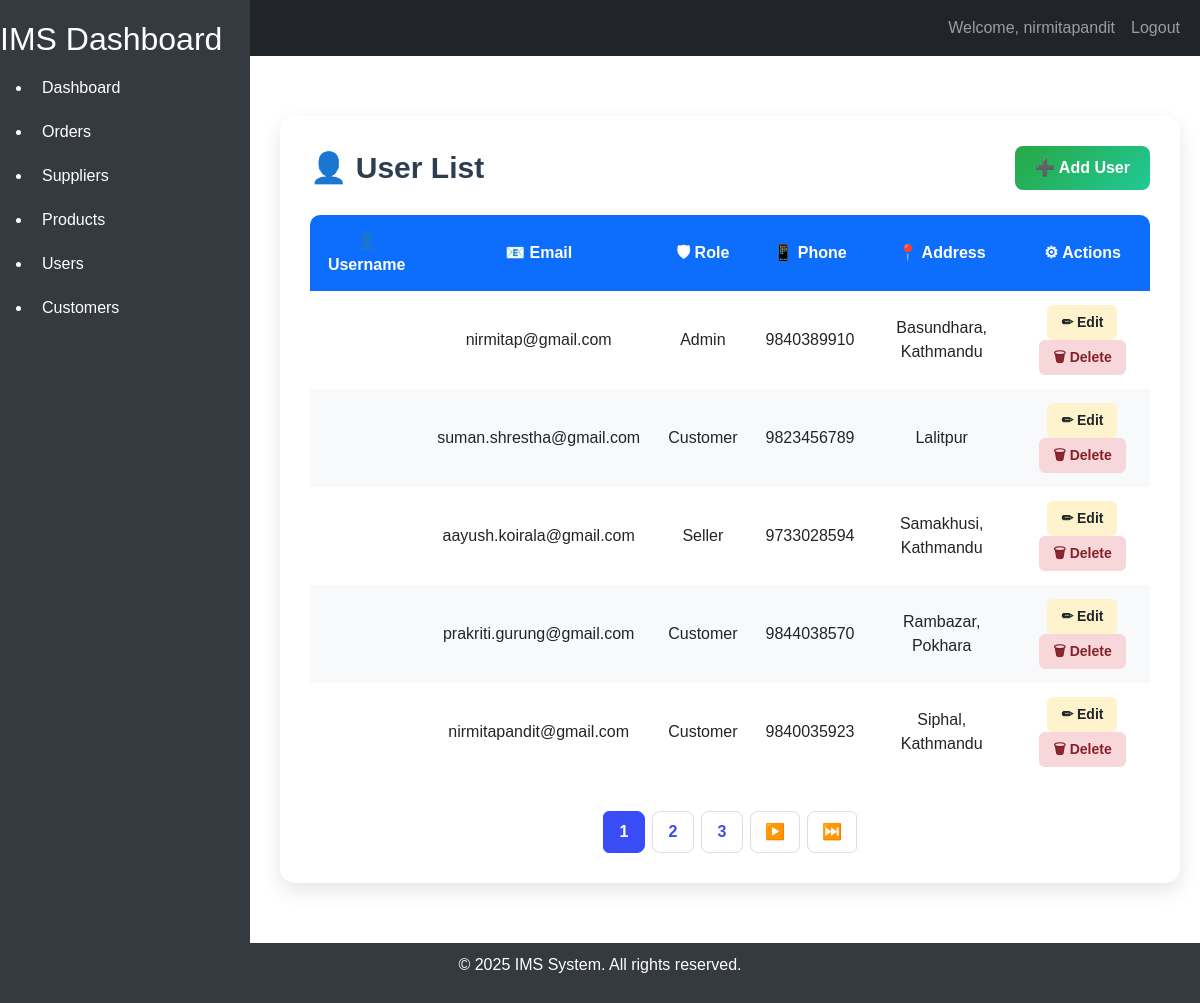
Page /user/users/ (signed in) on the committed database.
### user/models.py (models this page shows, shortened)
class User(models.Model):
    id = models.AutoField(primary_key=True)
    profile_pic = models.ImageField(upload_to='user_images/', blank=True, null=True)
    name = models.CharField(max_length=100)
    email = models.EmailField(unique=True)
    phone = models.CharField(max_length=15, blank=True, null=True)
    password  = models.CharField(max_length=100)
    created_at = models.DateTimeField(auto_now_add=True)
    updated_at = models.DateTimeField(auto_now=True)
    address = models.TextField(blank=True, null=True)
    role = models.ForeignKey(
         Role,
         on_delete=models.SET_NULL,
         null=True,
         blank=True,
         default=None,
    )
    class Meta:
        db_table = 'users'
        verbose_name = 'User'
        verbose_name_plural = 'Users'

class Role(models.Model):
     name = models.CharField(max_length=50, unique=True)
     class Meta:
          db_table = 'roles'
          verbose_name = 'Role'
          verbose_name_plural = 'Roles'
     def __str__(self):
        return self.name

### user/views.py (the view)
# urls.py: path("users/", UserListView.as_view(), name="user-list"),
class UserListView(LoginRequiredMixin, ListView):
    model = User
    template_name = 'user/user_list.html'
    context_object_name = 'users'
    paginate_by = 5

### user/templates/user/user_list.html (shortened to what this page needs)
{% extends "home/base.html" %}
{% block content %}
<div class="user-container">
    <div class="user-header">
        <h2>👤 User List</h2>
        <a href="{% url 'user_create' %}" class="add-btn">
            ➕ Add User
        </a>
    </div>
    <table class="user-table">
        <thead>
            <tr>
                <th>👤 Username</th>
                <th>📧 Email</th>
                <th>🛡 Role</th>
                <th>📱 Phone</th>
                <th>📍 Address</th>
                <th>⚙ Actions</th>
            </tr>
        </thead>
        <tbody>
            {% for user in users %}
            <tr>
                <td>{{ user.username }}</td>
                <td>{{ user.email }}</td>
                <td>{{ user.role }}</td>
                <td>{{ user.phone }}</td>
                <td>{{ user.address }}</td>
                <td>
                    <a href="{% url 'user_update' user.id %}" class="edit-btn">
                        ✏ Edit
                    </a>
                    <a href="{% url 'user_delete' user.id %}" class="delete-btn">
                        🗑 Delete
                    </a>
                </td>
            </tr>
            {% empty %}
            <tr>
                <td colspan="6" class="no-data">
                    No users found.
                </td>
            </tr>
            {% endfor %}
        </tbody>
    </table>
    {% if is_paginated %}
<nav class="pagination-container">
    <ul class="pagination">
        {% for num in paginator.page_range %}
            {% if page_obj.number == num %}
            <li class="page-item active">
                <span class="page-link">{{ num }}</span>
            </li>
            {% elif num > page_obj.number|add:"-3" and num < page_obj.number|add:"3" %}
            <li class="page-item">
                <a class="page-link" href="?page={{ num }}">{{ num }}</a>
            </li>
            {% endif %}
        {% endfor %}
        {% if page_obj.has_next %}
        <li class="page-item">
            <a class="page-link" href="?page={{ page_obj.next_page_number }}">▶️</a>
        </li>
        <li class="page-item">
            <a class="page-link" href="?page={{ paginator.num_pages }}">⏭️</a>
        </li>
        {% endif %}
    </ul>
</nav>
{% endif %}
</div>
{% endblock %}

### home/templates/home/base.html (shortened to what this page needs)
<!DOCTYPE html>
<html lang="en">
<head>
    <link href="https://cdn.jsdelivr.net/npm/bootstrap@5.3.0-alpha1/dist/css/bootstrap.min.css" rel="stylesheet">
</head>
<body>
    <nav class="navbar navbar-expand-lg navbar-dark bg-dark">
        <div class="container-fluid">
            <a class="navbar-brand" href="#">IMS</a>
            <div class="collapse navbar-collapse" id="navbarNav">
                <ul class="navbar-nav ms-auto">
                    {% if user.is_authenticated %}
                    <li class="nav-item">
                        <a class="nav-link" href="#">Welcome, {{ user.username }}</a>
                    </li>
                    <li class="nav-item">
                        <a class="nav-link" href="{% url 'logout' %}">Logout</a>
                    </li>
                    {% endif %}
                </ul>
            </div>
        </div>
    </nav>
    <div class="sidebar">
        <h2>IMS Dashboard</h2>
        <ul>
            <li>
                <a href="{% url 'dashboard' %}"
                    class="{% if request.path == '/dashboard/' %}active{% endif %}">Dashboard</a>
            </li>
            <li>
                <a href="{% url 'order_list' %}"
                    class="{% if request.path == '/orders/list/' %}active{% endif %}">Orders</a>
            </li>
            <li>
                <a href="{% url 'supplier_list' %}"
                    class="{% if request.path == '/suppliers/list/' %}active{% endif %}">Suppliers</a>
            </li>
            <li>
                <a href="{% url 'products_list' %}"
                    class="{% if request.path == '/products/list/' %}active{% endif %}">Products</a>
            </li>
            <li>
                <a href="{% url 'user_list' %}"
                    class="{% if request.path == '/users/list/' %}active{% endif %}">Users</a>
            </li>
            <li>
                <a href="{% url 'customers_list' %}"
                    class="{% if request.path == '/customers/list/' %}active{% endif %}">Customers</a>
            </li>
        </ul>
    </div>
    <div class="content">
        {% block content %}
        {% endblock %}
    </div>
    <footer class="footer">
        <div class="container">
            <p>&copy; 2025 IMS System. All rights reserved.</p>
        </div>
    </footer>
</body>
</html>

### home/templates/home/base.html (style rules this page uses)
body { font-family: Arial, sans-serif; display: flex; flex-direction: column; min-height: 100vh; }
.sidebar { position: fixed; top: 0; left: 0; height: 100%; width: 250px; background-color: #343a40; color: #fff; padding-top: 20px; }
.sidebar a { color: #fff; text-decoration: none; padding: 10px; display: block; }
.content { margin-left: 260px; padding: 20px; flex: 1; }
.footer { background-color: #343a40; color: white; text-align: center; padding: 10px 0; position: relative; width: 100%; }

### user/templates/user/user_list.html (style rules this page uses)
.user-container { max-width: 1200px; margin: 40px auto; background: #fff; padding: 30px; border-radius: 15px; box-shadow: 0 8px 20px rgba(0,0,0,0.1); }
.user-header { display: flex; justify-content: space-between; align-items: center; margin-bottom: 25px; }
.user-header h2 { margin: 0; color: #2c3e50; font-size: 30px; font-weight: bold; }
.add-btn { background: linear-gradient(135deg, #28a745, #20c997); color: white; text-decoration: none; padding: 10px 20px; border-radius: 8px; font-weight: bold; transition: 0.3s; }
.user-table { width: 100%; border-collapse: collapse; overflow: hidden; border-radius: 10px; }
.user-table thead { background: #0d6efd; color: white; }
.user-table th, .user-table td { padding: 14px; text-align: center; }
.user-table tbody tr:nth-child(even) { background: #f8f9fa; }
.edit-btn, .delete-btn { text-decoration: none; color: #842029; padding: 7px 14px; border-radius: 6px; font-size: 14px; font-weight: 600; margin: 0 3px; display: inline-block; }
.edit-btn { background: #fff3cd; color: #212529; }
.delete-btn { background: #f8d7da; }
.pagination-container { display: flex; justify-content: center; margin-top: 30px; }
.pagination { display: flex; list-style: none; gap: 8px; padding: 0; margin: 0; }
.page-item { list-style: none; }
.page-link { display: flex; align-items: center; justify-content: center; min-width: 42px; height: 42px; padding: 0 14px; border: 1px solid #ddd; border-radius: 8px; background: white; color: #394cf6; text-decoration: none; font-weight: 600; transition: 0.3s; }
.page-item.active .page-link { background: #394cf6; color: white; border-color: #394cf6; }

### rows in the picture
User: email "nirmitap@gmail.com", role "Admin", phone "9840389910", address "Basundhara, Kathmandu"
User: email "suman.shrestha@gmail.com", role "Customer", phone "9823456789", address "Lalitpur"
User: email "aayush.koirala@gmail.com", role "Seller", phone "9733028594", address "Samakhusi, Kathmandu"
User: email "prakriti.gurung@gmail.com", role "Customer", phone "9844038570", address "Rambazar, Pokhara"
User: email "nirmitapandit@gmail.com", role "Customer", phone "9840035923", address "Siphal, Kathmandu"

### other values in the picture
{{ user.username }} "nirmitapandit"
{{ num }} "1"
{{ num }} "2" "3"
